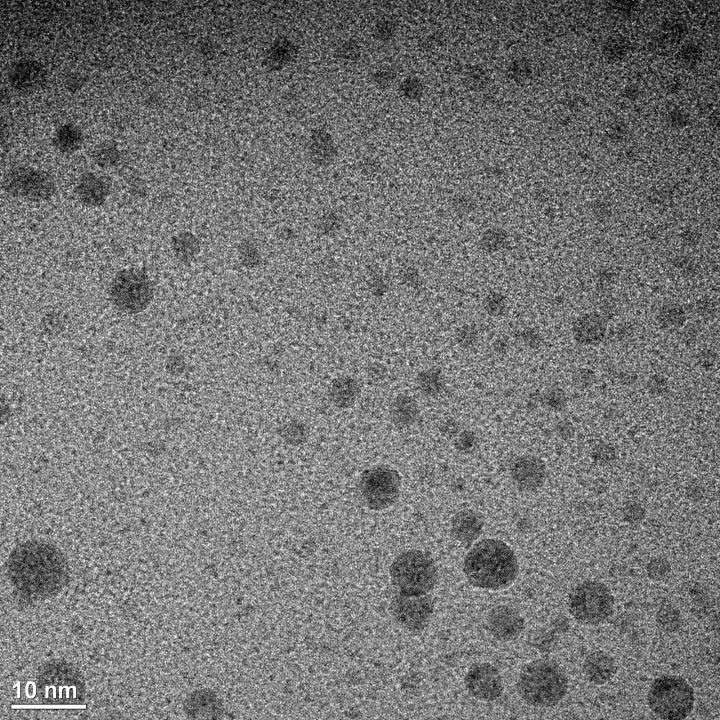
#> input picture Examples/p1.jpg, 1440 x 1440 px (shown at 1/2 size); its folder holds only this picture in this run
$ python -i gmc.py   (imports and definitions only)
#> lines starting #> are read from the running program, lines starting #| are printed output that depends on the picture
### ultralytics_4bands/utils/__init__.py
# Ultralytics YOLO 🚀, AGPL-3.0 license

import contextlib
import inspect
import logging.config
import os
import platform
import re
import subprocess
import sys
import threading
import time
import urllib
import uuid
from pathlib import Path
from types import SimpleNamespace
from typing import Union

import cv2
import matplotlib.pyplot as plt
import numpy as np
import torch
import yaml
from tqdm import tqdm as tqdm_original

from ultralytics_4bands import __version__

# PyTorch Multi-GPU DDP Constants
RANK = int(os.getenv("RANK", -1))
LOCAL_RANK = int(os.getenv("LOCAL_RANK", -1))  # https://pytorch.org/docs/stable/elastic/run.html

# Other Constants
FILE = Path(__file__).resolve()
ROOT = FILE.parents[1]  # YOLO
ASSETS = ROOT / "assets"  # default images
DEFAULT_CFG_PATH = ROOT / "cfg/default.yaml"
NUM_THREADS = min(8, max(1, os.cpu_count() - 1))  # number of YOLOv5 multiprocessing threads
AUTOINSTALL = str(os.getenv("YOLO_AUTOINSTALL", True)).lower() == "true"  # global auto-install mode
VERBOSE = str(os.getenv("YOLO_VERBOSE", True)).lower() == "true"  # global verbose mode
TQDM_BAR_FORMAT = "{l_bar}{bar:10}{r_bar}" if VERBOSE else None  # tqdm bar format
LOGGING_NAME = "ultralytics_4bands"
MACOS, LINUX, WINDOWS = (platform.system() == x for x in ["Darwin", "Linux", "Windows"])  # environment booleans
ARM64 = platform.machine() in ("arm64", "aarch64")  # ARM64 booleans
HELP_MSG = """
    Usage examples for running YOLOv8:

    1. Install the ultralytics_4bands package:

        pip install ultralytics_4bands

    2. Use the Python SDK:

        from ultralytics_4bands import YOLO

        # Load a model
        model = YOLO('yolov8n.yaml')  # build a new model from scratch
        model = YOLO("yolov8n.pt")  # load a pretrained model (recommended for training)

        # Use the model
        results = model.train(data="coco128.yaml", epochs=3)  # train the model
        results = model.val()  # evaluate model performance on the validation set
        results = model('https://ultralytics.com/images/bus.jpg')  # predict on an image
        success = model.export(format='onnx')  # export the model to ONNX format

    3. Use the command line interface (CLI):

        YOLOv8 'yolo' CLI commands use the following syntax:

            yolo TASK MODE ARGS

            Where   TASK (optional) is one of [detect, segment, classify]
                    MODE (required) is one of [train, val, predict, export]
                    ARGS (optional) are any number of custom 'arg=value' pairs like 'imgsz=320' that override defaults.
                        See all ARGS at https://docs.ultralytics.com/usage/cfg or with 'yolo cfg'

        - Train a detection model for 10 epochs with an initial learning_rate of 0.01
            yolo detect train data=coco128.yaml model=yolov8n.pt epochs=10 lr0=0.01

        - Predict a YouTube video using a pretrained segmentation model at image size 320:
            yolo segment predict model=yolov8n-seg.pt source='https://youtu.be/LNwODJXcvt4' imgsz=320

        - Val a pretrained detection model at batch-size 1 and image size 640:
            yolo detect val model=yolov8n.pt data=coco128.yaml batch=1 imgsz=640

        - Export a YOLOv8n classification model to ONNX format at image size 224 by 128 (no TASK required)
            yolo export model=yolov8n-cls.pt format=onnx imgsz=224,128

        - Run special commands:
            yolo help
            yolo checks
            yolo version
            yolo settings
            yolo copy-cfg
            yolo cfg

    Docs: https://docs.ultralytics.com
    Community: https://community.ultralytics.com
    GitHub: https://github.com/ultralytics/ultralytics
    """

# Settings
torch.set_printoptions(linewidth=320, precision=4, profile="default")
#> (this line was passed over: torch is not available in this run)
np.set_printoptions(linewidth=320, formatter={"float_kind": "{:11.5g}".format})  # format short g, %precision=5
cv2.setNumThreads(0)  # prevent OpenCV from multithreading (incompatible with PyTorch DataLoader)
os.environ["NUMEXPR_MAX_THREADS"] = str(NUM_THREADS)  # NumExpr max threads
os.environ["CUBLAS_WORKSPACE_CONFIG"] = ":4096:8"  # for deterministic training
os.environ["TF_CPP_MIN_LOG_LEVEL"] = "2"  # suppress verbose TF compiler warnings in Colab


class TQDM(tqdm_original):
    """
    Custom Ultralytics tqdm class with different default arguments.

    Args:
        *args (list): Positional arguments passed to original tqdm.
        **kwargs (any): Keyword arguments, with custom defaults applied.
    """

    # [9 lines left out: function __init__, not called in this run]


class SimpleClass:
    """Ultralytics SimpleClass is a base class providing helpful string representation, error reporting, and attribute
    access methods for easier debugging and usage.
    """

    # [13 lines left out: function __str__, not called in this run]

    def __repr__(self):
        """Return a machine-readable string representation of the object."""
        return self.__str__()

    # [4 lines left out: function __getattr__, not called in this run]


class IterableSimpleNamespace(SimpleNamespace):
    """Ultralytics IterableSimpleNamespace is an extension class of SimpleNamespace that adds iterable functionality and
    enables usage with dict() and for loops.
    """

    def __iter__(self):
        """Return an iterator of key-value pairs from the namespace's attributes."""
        return iter(vars(self).items())

    def __str__(self):
        """Return a human-readable string representation of the object."""
        return "\n".join(f"{k}={v}" for k, v in vars(self).items())

    # [11 lines left out: function __getattr__, not called in this run]

    def get(self, key, default=None):
        """Return the value of the specified key if it exists; otherwise, return the default value."""
        return getattr(self, key, default)


# [41 lines left out: function plt_settings, not called in this run]


def set_logging(name=LOGGING_NAME, verbose=True):
    """Sets up logging for the given name with UTF-8 encoding support."""
    level = logging.INFO if verbose and RANK in {-1, 0} else logging.ERROR  # rank in world for Multi-GPU trainings

    # Configure the console (stdout) encoding to UTF-8
    formatter = logging.Formatter("%(message)s")  # Default formatter
    if WINDOWS and sys.stdout.encoding != "utf-8":
        try:
            if hasattr(sys.stdout, "reconfigure"):
                sys.stdout.reconfigure(encoding="utf-8")
            elif hasattr(sys.stdout, "buffer"):
                import io

                sys.stdout = io.TextIOWrapper(sys.stdout.buffer, encoding="utf-8")
            else:
                sys.stdout.encoding = "utf-8"
        except Exception as e:
            print(f"Creating custom formatter for non UTF-8 environments due to {e}")

            class CustomFormatter(logging.Formatter):
                def format(self, record):
                    """Sets up logging with UTF-8 encoding and configurable verbosity."""
                    return emojis(super().format(record))

            formatter = CustomFormatter("%(message)s")  # Use CustomFormatter to eliminate UTF-8 output as last recourse

    # Create and configure the StreamHandler
    stream_handler = logging.StreamHandler(sys.stdout)
    stream_handler.setFormatter(formatter)
    stream_handler.setLevel(level)

    logger = logging.getLogger(name)
    logger.setLevel(level)
    logger.addHandler(stream_handler)
    logger.propagate = False
    return logger


# Set logger
LOGGER = set_logging(LOGGING_NAME, verbose=VERBOSE)  # define globally (used in train.py, val.py, predict.py, etc.)
for logger in "sentry_sdk", "urllib3.connectionpool":
    logging.getLogger(logger).setLevel(logging.CRITICAL + 1)


def emojis(string=""):
    """Return platform-dependent emoji-safe version of string."""
    return string.encode().decode("ascii", "ignore") if WINDOWS else string


class ThreadingLocked:
    """
    A decorator class for ensuring thread-safe execution of a function or method. This class can be used as a decorator
    to make sure that if the decorated function is called from multiple threads, only one thread at a time will be able
    to execute the function.

    Attributes:
        lock (threading.Lock): A lock object used to manage access to the decorated function.

    Example:
        ```python
        from ultralytics_4bands.utils import ThreadingLocked

        @ThreadingLocked()
        def my_function():
            # Your code here
            pass
        ```
    """

    def __init__(self):
        """Initializes the decorator class for thread-safe execution of a function or method."""
        self.lock = threading.Lock()

    # [43 lines left out: functions __call__, yaml_save, not called in this run]


def yaml_load(file="data.yaml", append_filename=False):
    """
    Load YAML data from a file.

    Args:
        file (str, optional): File name. Default is 'data.yaml'.
        append_filename (bool): Add the YAML filename to the YAML dictionary. Default is False.

    Returns:
        (dict): YAML data and file name.
    """
#> further down, picture is the input picture: shape (1440, 1440, 3); min 0, max 255, mean 117.1
    assert Path(file).suffix in (".yaml", ".yml"), f"Attempting to load non-YAML file {file} with yaml_load()"
    with open(file, errors="ignore", encoding="utf-8") as f:
        s = f.read()  # string

        # Remove special characters
        if not s.isprintable():
            s = re.sub(r"[^\x09\x0A\x0D\x20-\x7E\x85\xA0-\uD7FF\uE000-\uFFFD\U00010000-\U0010ffff]+", "", s)

        # Add YAML filename to dict and return
        data = yaml.safe_load(s) or {}  # always return a dict (yaml.safe_load() may return None for empty files)
        if append_filename:
            data["yaml_file"] = str(file)
        return data


# [13 lines left out: function yaml_print, not called in this run]


# Default configuration
DEFAULT_CFG_DICT = yaml_load(DEFAULT_CFG_PATH)
for k, v in DEFAULT_CFG_DICT.items():
    if isinstance(v, str) and v.lower() == "none":
        DEFAULT_CFG_DICT[k] = None
DEFAULT_CFG_KEYS = DEFAULT_CFG_DICT.keys()
DEFAULT_CFG = IterableSimpleNamespace(**DEFAULT_CFG_DICT)


# [81 lines left out: functions is_ubuntu, is_colab, is_kaggle, is_jupyter, is_docker, is_online, not called in this run]


ONLINE = is_online()


# [160 lines left out: functions is_pip_package, is_dir_writeable, is_pytest_running, is_github_action_running, is_git_dir, get_git_dir and 5 more, not called in this run]


USER_CONFIG_DIR = Path(os.getenv("YOLO_CONFIG_DIR") or get_user_config_dir())  # Ultralytics settings dir
SETTINGS_YAML = USER_CONFIG_DIR / "settings.yaml"


# [69 lines left out: functions colorstr, remove_colorstr, not called in this run]


class TryExcept(contextlib.ContextDecorator):
    """
    Ultralytics TryExcept class. Use as @TryExcept() decorator or 'with TryExcept():' context manager.

    Examples:
        As a decorator:
        >>> @TryExcept(msg="Error occurred in func", verbose=True)
        >>> def func():
        >>>    # Function logic here
        >>>     pass

        As a context manager:
        >>> with TryExcept(msg="Error occurred in block", verbose=True):
        >>>     # Code block here
        >>>     pass
    """

    # [4 lines left out: function __init__, not called in this run]

    def __enter__(self):
        """Executes when entering TryExcept context, initializes instance."""
        pass

    # [5 lines left out: function __exit__, not called in this run]


class Retry(contextlib.ContextDecorator):
    """
    Retry class for function execution with exponential backoff.

    Can be used as a decorator or a context manager to retry a function or block of code on exceptions, up to a
    specified number of times with an exponentially increasing delay between retries.

    Examples:
        Example usage as a decorator:
        >>> @Retry(times=3, delay=2)
        >>> def test_func():
        >>>     # Replace with function logic that may raise exceptions
        >>>     return True

        Example usage as a context manager:
        >>> with Retry(times=3, delay=2):
        >>>     # Replace with code block that may raise exceptions
        >>>     pass
    """

    # [23 lines left out: functions __init__, __call__, not called in this run]

    def __enter__(self):
        """Enter the runtime context related to this object."""
        self._attempts = 0

    # [100 lines left out: functions __exit__, threaded, set_sentry, not called in this run]


class SettingsManager(dict):
    """
    Manages Ultralytics settings stored in a YAML file.

    Args:
        file (str | Path): Path to the Ultralytics settings YAML file. Default is USER_CONFIG_DIR / 'settings.yaml'.
        version (str): Settings version. In case of local version mismatch, new default settings will be saved.
    """

    # [66 lines left out: function __init__, not called in this run]

    def load(self):
        """Loads settings from the YAML file."""
        super().update(yaml_load(self.file))

    def save(self):
        """Saves the current settings to the YAML file."""
        yaml_save(self.file, dict(self))

    # [26 lines left out: functions update, reset, deprecation_warn, clean_url, not called in this run]


def url2file(url):
    """Convert URL to filename, i.e. https://url.com/file.txt?auth -> file.txt."""
    return Path(clean_url(url)).name


# Run below code on utils init ------------------------------------------------------------------------------------

# Check first-install steps
PREFIX = colorstr("Ultralytics: ")
SETTINGS = SettingsManager()  # initialize settings
DATASETS_DIR = Path(SETTINGS["datasets_dir"])  # global datasets directory
WEIGHTS_DIR = Path(SETTINGS["weights_dir"])  # global weights directory
RUNS_DIR = Path(SETTINGS["runs_dir"])  # global runs directory
ENVIRONMENT = (
    "Colab"
    if is_colab()
    else "Kaggle"
    if is_kaggle()
    else "Jupyter"
    if is_jupyter()
    else "Docker"
    if is_docker()
    else platform.system()
)
TESTS_RUNNING = is_pytest_running() or is_github_action_running()
set_sentry()

# Apply monkey patches
from .patches import imread, imshow, imwrite, torch_save

torch.save = torch_save
if WINDOWS:
    # Apply cv2 patches for non-ASCII and non-UTF characters in image paths
    cv2.imread, cv2.imwrite, cv2.imshow = imread, imwrite, imshow

### ultralytics_4bands/trackers/utils/gmc.py
# Ultralytics YOLO 🚀, AGPL-3.0 license

import copy

import cv2
import numpy as np

from ultralytics_4bands.utils import LOGGER


class GMC:
    """
    Generalized Motion Compensation (GMC) class for tracking and object detection in video frames.

    This class provides methods for tracking and detecting objects based on several tracking algorithms including ORB,
    SIFT, ECC, and Sparse Optical Flow. It also supports downscaling of frames for computational efficiency.

    Attributes:
        method (str): The method used for tracking. Options include 'orb', 'sift', 'ecc', 'sparseOptFlow', 'none'.
        downscale (int): Factor by which to downscale the frames for processing.
        prevFrame (np.ndarray): Stores the previous frame for tracking.
        prevKeyPoints (list): Stores the keypoints from the previous frame.
        prevDescriptors (np.ndarray): Stores the descriptors from the previous frame.
        initializedFirstFrame (bool): Flag to indicate if the first frame has been processed.

    Methods:
        __init__(self, method='sparseOptFlow', downscale=2): Initializes a GMC object with the specified method
                                                              and downscale factor.
        apply(self, raw_frame, detections=None): Applies the chosen method to a raw frame and optionally uses
                                                 provided detections.
        applyEcc(self, raw_frame, detections=None): Applies the ECC algorithm to a raw frame.
        applyFeatures(self, raw_frame, detections=None): Applies feature-based methods like ORB or SIFT to a raw frame.
        applySparseOptFlow(self, raw_frame, detections=None): Applies the Sparse Optical Flow method to a raw frame.
    """

    def __init__(self, method: str = "sparseOptFlow", downscale: int = 2) -> None:
        """
        Initialize a video tracker with specified parameters.

        Args:
            method (str): The method used for tracking. Options include 'orb', 'sift', 'ecc', 'sparseOptFlow', 'none'.
            downscale (int): Downscale factor for processing frames.
        """
        super().__init__()

        self.method = method
        self.downscale = max(1, int(downscale))

        if self.method == "orb":
            self.detector = cv2.FastFeatureDetector_create(20)
            self.extractor = cv2.ORB_create()
            self.matcher = cv2.BFMatcher(cv2.NORM_HAMMING)

        elif self.method == "sift":
            self.detector = cv2.SIFT_create(nOctaveLayers=3, contrastThreshold=0.02, edgeThreshold=20)
            self.extractor = cv2.SIFT_create(nOctaveLayers=3, contrastThreshold=0.02, edgeThreshold=20)
            self.matcher = cv2.BFMatcher(cv2.NORM_L2)

        elif self.method == "ecc":
            number_of_iterations = 5000
            termination_eps = 1e-6
            self.warp_mode = cv2.MOTION_EUCLIDEAN
            self.criteria = (cv2.TERM_CRITERIA_EPS | cv2.TERM_CRITERIA_COUNT, number_of_iterations, termination_eps)

        elif self.method == "sparseOptFlow":
            self.feature_params = dict(
                maxCorners=1000, qualityLevel=0.01, minDistance=1, blockSize=3, useHarrisDetector=False, k=0.04
            )

        elif self.method in {"none", "None", None}:
            self.method = None
        else:
            raise ValueError(f"Error: Unknown GMC method:{method}")

        self.prevFrame = None
        self.prevKeyPoints = None
        self.prevDescriptors = None
        self.initializedFirstFrame = False

    def apply(self, raw_frame: np.array, detections: list = None) -> np.array:
        """
        Apply object detection on a raw frame using specified method.

        Args:
            raw_frame (np.ndarray): The raw frame to be processed.
            detections (list): List of detections to be used in the processing.

        Returns:
            (np.ndarray): Processed frame.

        Examples:
            >>> gmc = GMC()
            >>> gmc.apply(np.array([[1, 2, 3], [4, 5, 6]]))
            array([[1, 2, 3],
                   [4, 5, 6]])
        """
        if self.method in ["orb", "sift"]:
            return self.applyFeatures(raw_frame, detections)
        elif self.method == "ecc":
            return self.applyEcc(raw_frame)
        elif self.method == "sparseOptFlow":
            return self.applySparseOptFlow(raw_frame)
        else:
            return np.eye(2, 3)

    # [187 lines left out: functions applyEcc, applyFeatures, not called in this run]

    def applySparseOptFlow(self, raw_frame: np.array) -> np.array:
        """
        Apply Sparse Optical Flow method to a raw frame.

        Args:
            raw_frame (np.ndarray): The raw frame to be processed.

        Returns:
            (np.ndarray): Processed frame.

        Examples:
            >>> gmc = GMC()
            >>> gmc.applySparseOptFlow(np.array([[1, 2, 3], [4, 5, 6]]))
            array([[1, 2, 3],
                   [4, 5, 6]])
        """
        height, width, _ = raw_frame.shape
        frame = cv2.cvtColor(raw_frame, cv2.COLOR_BGR2GRAY)
        H = np.eye(2, 3)

        # Downscale image
        if self.downscale > 1.0:
            frame = cv2.resize(frame, (width // self.downscale, height // self.downscale))
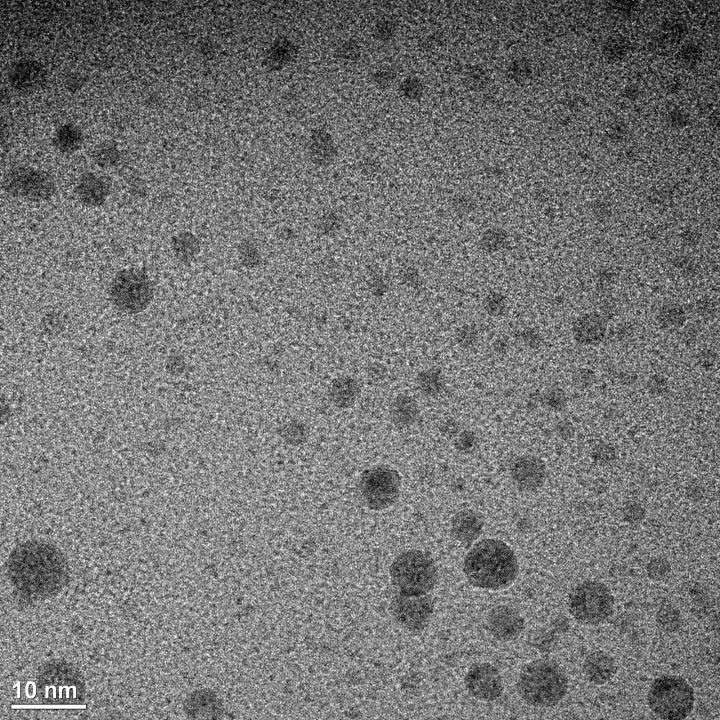
#> frame: shape (720, 720); min 1, max 255, mean 117.2

        # Find the keypoints
        keypoints = cv2.goodFeaturesToTrack(frame, mask=None, **self.feature_params)
#> keypoints = 1000 rows, first 8: [71, 688], [67, 697], [74, 697], [60, 697], [54, 697], [84, 707], [64, 688], [16, 687]

        # Handle first frame
        if not self.initializedFirstFrame:
            self.prevFrame = frame.copy()
            self.prevKeyPoints = copy.copy(keypoints)
#> self.prevKeyPoints has the same summary as keypoints
            self.initializedFirstFrame = True
            return H

        # Find correspondences
        matchedKeypoints, status, _ = cv2.calcOpticalFlowPyrLK(self.prevFrame, frame, self.prevKeyPoints, None)

        # Leave good correspondences only
        prevPoints = []
        currPoints = []

        for i in range(len(status)):
            if status[i]:
                prevPoints.append(self.prevKeyPoints[i])
                currPoints.append(matchedKeypoints[i])

        prevPoints = np.array(prevPoints)
        currPoints = np.array(currPoints)

        # Find rigid matrix
        if (prevPoints.shape[0] > 4) and (prevPoints.shape[0] == prevPoints.shape[0]):
            H, _ = cv2.estimateAffinePartial2D(prevPoints, currPoints, cv2.RANSAC)

            if self.downscale > 1.0:
                H[0, 2] *= self.downscale
                H[1, 2] *= self.downscale
        else:
            LOGGER.warning("WARNING: not enough matching points")

        self.prevFrame = frame.copy()
        self.prevKeyPoints = copy.copy(keypoints)

        return H

    # [6 lines left out: function reset_params, not called in this run]

>>> import cv2
>>> picture = cv2.imread('../../../Examples/p1.jpg')
>>> result = GMC().apply(picture)
#> result = [[1, 0, 0], [0, 1, 0]]

$ run again, on Examples/p6.jpg
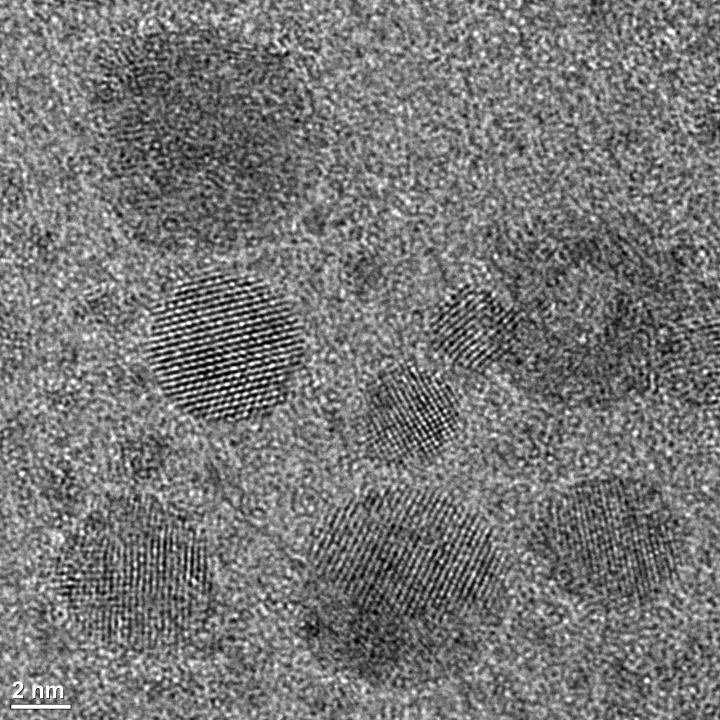
#> input picture Examples/p6.jpg, 1440 x 1440 px (shown at 1/2 size)
#> picture is the input picture: shape (1440, 1440, 3); min 0, max 255, mean 118.6
#> in applySparseOptFlow, `frame = cv2.resize(frame, (width // self.downscale, height // self.dow..`:
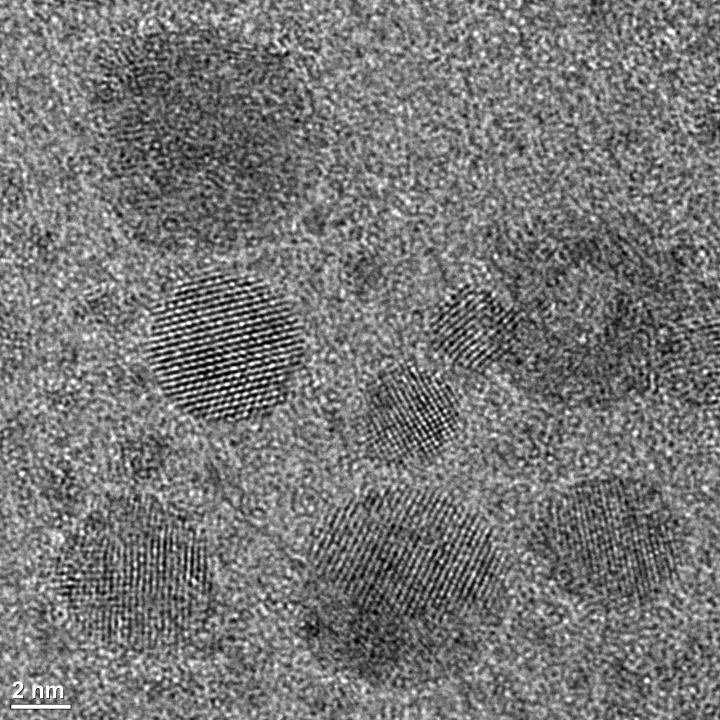
#> frame: shape (720, 720); min 0, max 255, mean 118.7
#> keypoints = 1000 rows, first 8: [41, 697], [248, 336], [203, 376], [252, 335], [12, 707], [12, 705], [47, 697], [445, 411]
#> self.prevKeyPoints has the same summary as keypoints
#> result = [[1, 0, 0], [0, 1, 0]]
